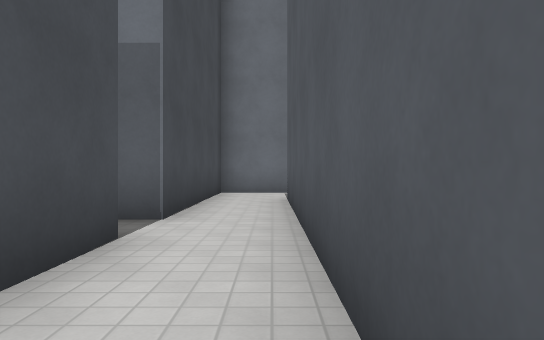
View 1 (above)

17 first-person views from a walk through a level from a Godot 3-D game. The camera is 1.2 m above the floor, looks level and sees 70° across. The floor is counted in squares, 2 m on a side. Each view is taken from the middle of a square. On the plan, view 1 faces up. The plan holds only what a view shows up to about 11 squares ahead; the rest is blank. Surface patterns are stand-ins for the level's own textures.

View 2
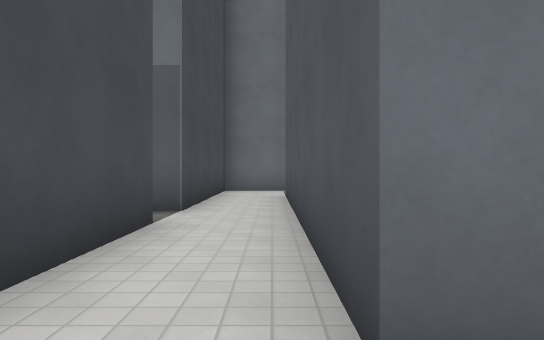

View 3
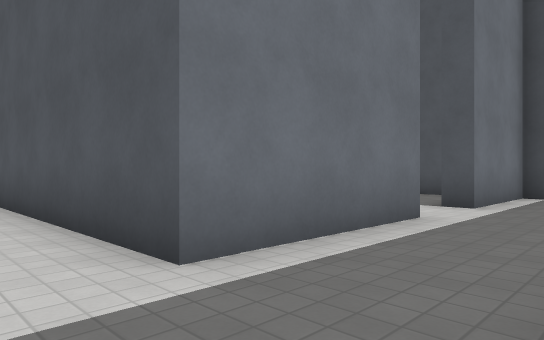

View 4
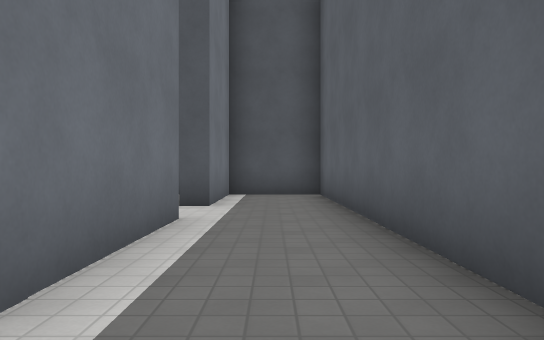

View 5
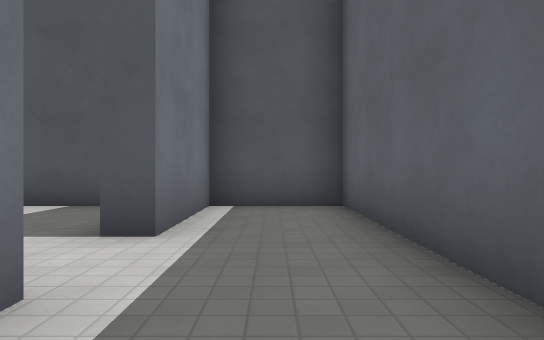

View 6
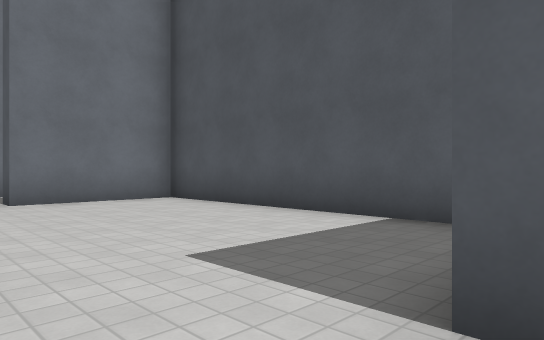

View 7
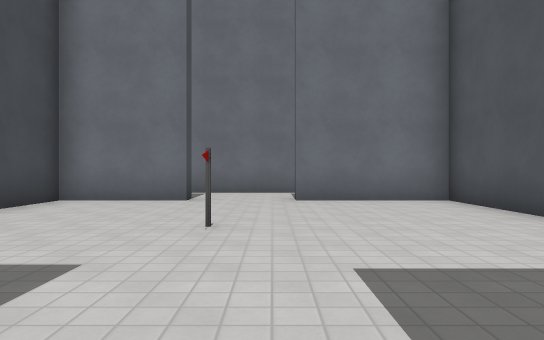

View 8
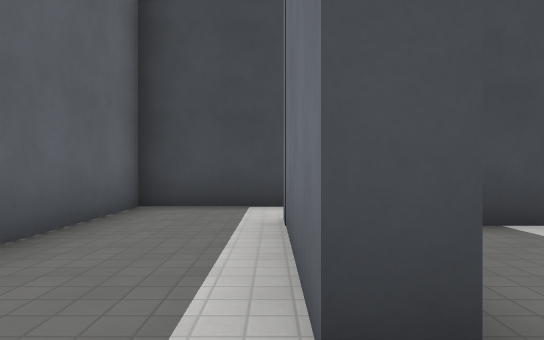

View 9
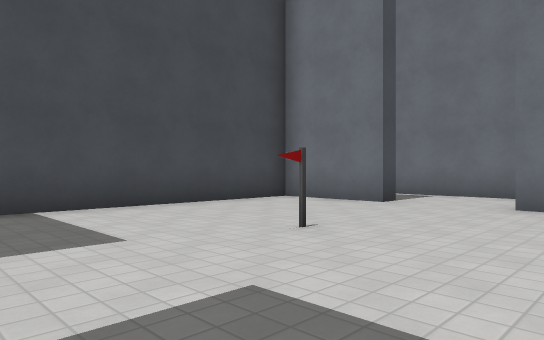

View 10
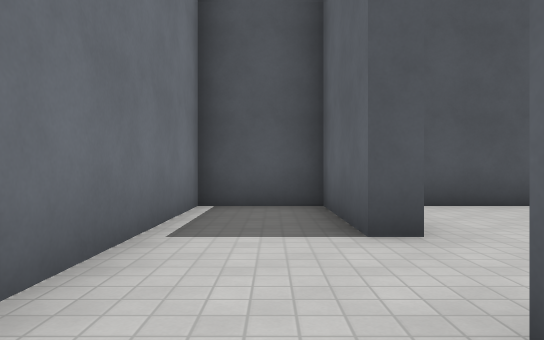

View 11
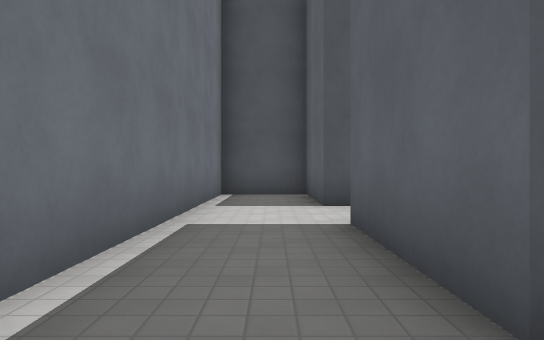

View 12
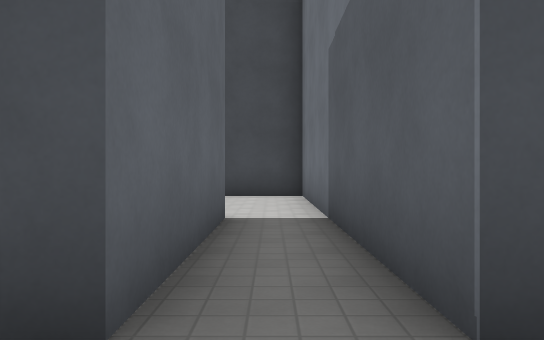

View 13
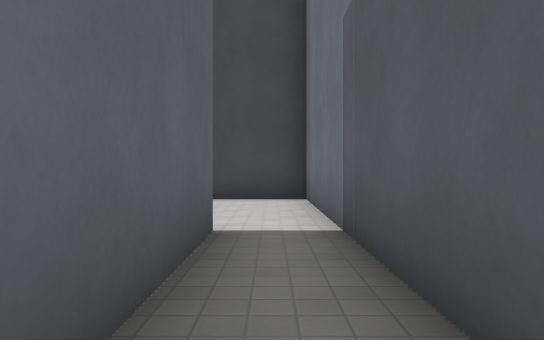

View 14
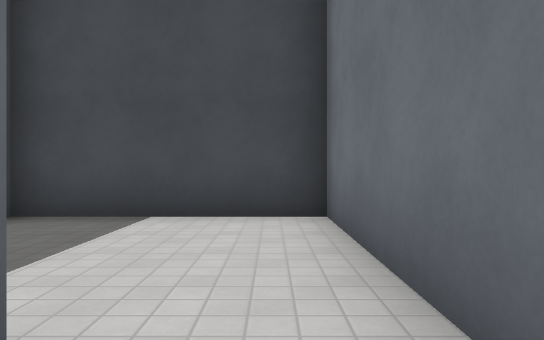

View 15
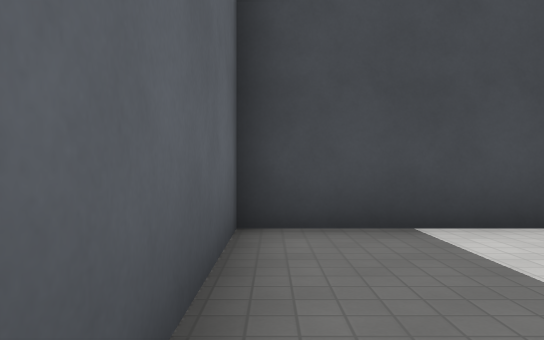

View 16
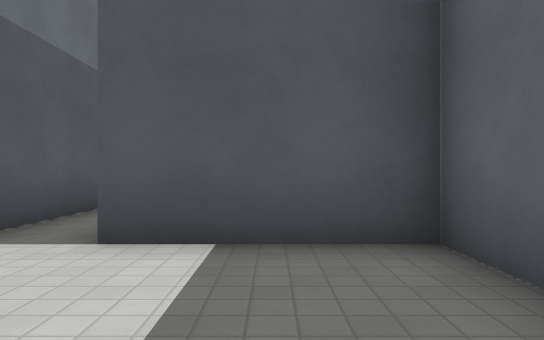

View 17
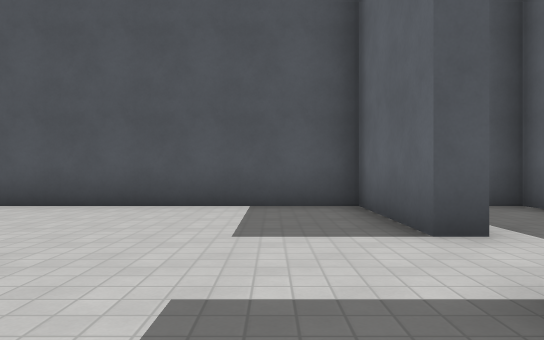

### Floor plan
Points are (right, up) in squares from view 1. A wall is a line through its corners. A room is listed if a view was taken in it or the views show most of it. See-through windows are left out.
Room 1 (views 1, 2, 3, 4, 5, 6, 7, 8, 10, 11, 12, 13, 14)
walls: (-4.9, 3.4) (-1.3, 3.4) (-1.3, -2.2) (8.5, -2.2) (8.5, 0.1) (5.5, 0.1) (5.5, 0.6); (3.8, 0.8) (3.8, 0.1) (0.3, 0.1) (0.3, 8.1) (3.3, 8.1) (3.3, 7.6); (5.5, 7.6) (5.5, 8.1) (8.5, 8.1) (8.5, 10.2) (-1.3, 10.2) (-1.3, 4.7) (-4.5, 4.7)
ways out: opening at (4.5, 0) to room 2; opening at (4.5, 8) to room 2; opening at (-4, 4) to room 3
Room 2 (views 9, 17)
walls: (4.3, 4.2) (4.3, 3.7); (5.5, 0.6) (8.5, 0.6) (8.5, 7.6) (5.5, 7.6); (3.3, 7.6) (0.8, 7.6) (0.8, 2)
ways out: opening at (4.5, 0) to room 1; opening at (4.5, 8) to room 1
Room 3 (views 15, 16)
walls: (-4.5, 4.7) (-9, 4.7) (-9, 0.6) (-4.9, 0.6) (-4.9, 3.4)
ways out: opening at (-4, 4) to room 1

Where each view was taken, in squares from view 1:
view 1: 0 up, 0 right, facing up
view 2: 1 down, 0 right, facing up
view 3: 2 down, 1 left, facing up-right
view 4: 1 down, 1 left, facing right
view 5: 1 down, 2 right, facing right
view 6: 0 up, 4 right, facing up-right
view 7: 0 up, 5 right, facing up
view 8: 0 up, 5 right, facing left
view 9: 1 up, 7 right, facing up-left
view 10: 9 up, 2 right, facing right
view 11: 9 up, 1 left, facing right
view 12: 4 up, 0 right, facing left
view 13: 4 up, 1 left, facing left
view 14: 4 up, 4 left, facing left
view 15: 1 up, 5 left, facing left
view 16: 2 up, 8 left, facing right
view 17: 2 up, 2 right, facing right
